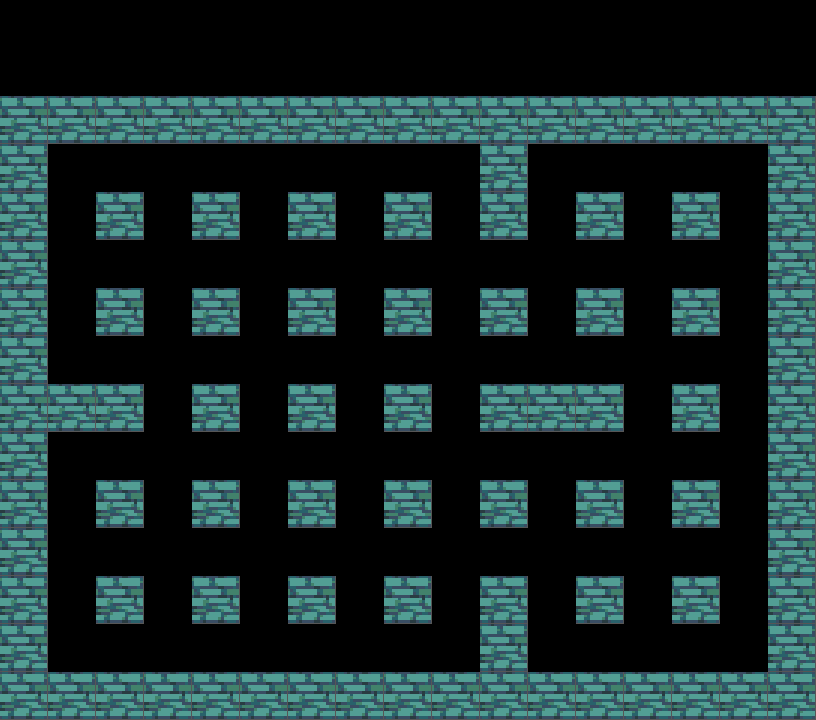

This is a level from a 2D game, rendered from its Tiled map with the project's own tilesets. A one-line summary and the complete map file follow:
An orthogonal 17x15 tile map with 48x48 px tiles, 1 tile layer (Tile Layer 1) and 64 objects (40x wall, 10x brick, 4x surround, 2x balloom_enemy, 2x powerup, ...).

<map version="1.8" tiledversion="1.8.6" orientation="orthogonal" renderorder="right-down" width="17" height="15" tilewidth="48" tileheight="48" infinite="0" nextlayerid="15" nextobjectid="658">
 <tileset firstgid="1" name="classic" tilewidth="48" tileheight="48" tilecount="256" columns="16">
  <image source="classic.png" trans="ff00ff" width="768" height="768" />
 </tileset>
 <layer id="1" name="Tile Layer 1" width="17" height="15">
  <data encoding="csv">
0,0,0,0,0,0,0,0,0,0,0,0,0,0,0,0,0,
0,0,0,0,0,0,0,0,0,0,0,0,0,0,0,0,0,
6,6,6,6,6,6,6,6,6,6,6,6,6,6,6,6,6,
6,0,0,0,0,0,0,0,0,0,6,0,0,0,0,0,6,
6,0,6,0,6,0,6,0,6,0,6,0,6,0,6,0,6,
6,0,0,0,0,0,0,0,0,0,0,0,0,0,0,0,6,
6,0,6,0,6,0,6,0,6,0,6,0,6,0,6,0,6,
6,0,0,0,0,0,0,0,0,0,0,0,0,0,0,0,6,
6,6,6,0,6,0,6,0,6,0,6,6,6,0,6,0,6,
6,0,0,0,0,0,0,0,0,0,0,0,0,0,0,0,6,
6,0,6,0,6,0,6,0,6,0,6,0,6,0,6,0,6,
6,0,0,0,0,0,0,0,0,0,0,0,0,0,0,0,6,
6,0,6,0,6,0,6,0,6,0,6,0,6,0,6,0,6,
6,0,0,0,0,0,0,0,0,0,6,0,0,0,0,0,6,
6,6,6,6,6,6,6,6,6,6,6,6,6,6,6,6,6
</data>
 </layer>
 <objectgroup id="12" name="Player">
  <object id="629" type="Player" x="53.3333" y="149.333" width="37.3333" height="40" />
 </objectgroup>
 <objectgroup id="13" name="Enemy" offsetx="2.66667" offsety="-6.66667">
  <object id="642" type="balloom_enemy" x="146.667" y="241.333" width="41.3333" height="44">
   <ellipse />
  </object>
  <object id="644" type="ovape_enemy" x="338.667" y="338.667" width="46.6667" height="45.3333">
   <ellipse />
  </object>
  <object id="645" type="oneal_enemy" x="622.667" y="245.333" width="48" height="42.6667">
   <ellipse />
  </object>
  <object id="646" type="pass_enemy" x="337.333" y="624" width="45.3333" height="38.6667">
   <ellipse />
  </object>
  <object id="648" type="balloom_enemy" x="621.333" y="152" width="41.3333" height="38.6667">
   <ellipse />
  </object>
  <object id="654" type="doria_enemy" x="528" y="444" width="41.3333" height="38.6667">
   <ellipse />
  </object>
 </objectgroup>
 <objectgroup id="14" name="Item">
  <object id="650" type="powerup" x="433.333" y="338.667" width="42.6667" height="44">
   <ellipse />
  </object>
  <object id="652" type="speedup" x="241.333" y="440" width="40" height="40">
   <ellipse />
  </object>
  <object id="653" type="powerup" x="237.333" y="158.667" width="41.3333" height="40">
   <ellipse />
  </object>
 </objectgroup>
 <objectgroup id="2" name="Walls">
  <object id="333" type="wall" x="96" y="192" width="48" height="48">
   <ellipse />
  </object>
  <object id="334" type="wall" x="96" y="288" width="48" height="48">
   <ellipse />
  </object>
  <object id="335" type="wall" x="96" y="384" width="48" height="48">
   <ellipse />
  </object>
  <object id="336" type="wall" x="96" y="480" width="48" height="48">
   <ellipse />
  </object>
  <object id="337" type="wall" x="96" y="576" width="48" height="48">
   <ellipse />
  </object>
  <object id="338" type="wall" x="192" y="576" width="48" height="48">
   <ellipse />
  </object>
  <object id="339" type="wall" x="192" y="480" width="48" height="48">
   <ellipse />
  </object>
  <object id="340" type="wall" x="192" y="384" width="48" height="48">
   <ellipse />
  </object>
  <object id="341" type="wall" x="192" y="288" width="48" height="48">
   <ellipse />
  </object>
  <object id="342" type="wall" x="192" y="192" width="48" height="48">
   <ellipse />
  </object>
  <object id="343" type="wall" x="288" y="192" width="48" height="48">
   <ellipse />
  </object>
  <object id="344" type="wall" x="288" y="288" width="48" height="48">
   <ellipse />
  </object>
  <object id="345" type="wall" x="288" y="384" width="48" height="48">
   <ellipse />
  </object>
  <object id="346" type="wall" x="288" y="480" width="48" height="48">
   <ellipse />
  </object>
  <object id="347" type="wall" x="288" y="576" width="48" height="48">
   <ellipse />
  </object>
  <object id="348" type="wall" x="384" y="576" width="48" height="48">
   <ellipse />
  </object>
  <object id="349" type="wall" x="384" y="480" width="48" height="48">
   <ellipse />
  </object>
  <object id="350" type="wall" x="384" y="384" width="48" height="48">
   <ellipse />
  </object>
  <object id="351" type="wall" x="384" y="288" width="48" height="48">
   <ellipse />
  </object>
  <object id="352" type="wall" x="384" y="192" width="48" height="48">
   <ellipse />
  </object>
  <object id="353" type="wall" x="480" y="192" width="48" height="48">
   <ellipse />
  </object>
  <object id="354" type="wall" x="480" y="288" width="48" height="48">
   <ellipse />
  </object>
  <object id="355" type="wall" x="480" y="384" width="48" height="48">
   <ellipse />
  </object>
  <object id="356" type="wall" x="480" y="480" width="48" height="48">
   <ellipse />
  </object>
  <object id="357" type="wall" x="480" y="576" width="48" height="48">
   <ellipse />
  </object>
  <object id="602" type="wall" x="480" y="624" width="48" height="48">
   <ellipse />
  </object>
  <object id="603" type="wall" x="48" y="384" width="48" height="48">
   <ellipse />
  </object>
  <object id="604" type="wall" x="480" y="144" width="48" height="48">
   <ellipse />
  </object>
  <object id="358" type="wall" x="576" y="576" width="48" height="48">
   <ellipse />
  </object>
  <object id="359" type="wall" x="576" y="480" width="48" height="48">
   <ellipse />
  </object>
  <object id="360" type="wall" x="576" y="384" width="48" height="48">
   <ellipse />
  </object>
  <object id="607" type="wall" x="528" y="384" width="48" height="48">
   <ellipse />
  </object>
  <object id="361" type="wall" x="576" y="288" width="48" height="48">
   <ellipse />
  </object>
  <object id="362" type="wall" x="576" y="192" width="48" height="48">
   <ellipse />
  </object>
  <object id="363" type="wall" x="672" y="192" width="48" height="48">
   <ellipse />
  </object>
  <object id="364" type="wall" x="672" y="288" width="48" height="48">
   <ellipse />
  </object>
  <object id="365" type="wall" x="672" y="384" width="48" height="48">
   <ellipse />
  </object>
  <object id="366" type="wall" x="672" y="480" width="48" height="48">
   <ellipse />
  </object>
  <object id="367" type="wall" x="672" y="576" width="48" height="48">
   <ellipse />
  </object>
  <object id="649" type="wall" x="484" y="173.333" width="38.6667" height="38.6667">
   <ellipse />
  </object>
 </objectgroup>
 <objectgroup id="4" name="Around Walls">
  <object id="414" type="surround" x="0" y="96" width="48" height="624" />
  <object id="415" type="surround" x="48" y="96" width="1392" height="48" />
  <object id="417" type="surround" x="48" y="672" width="1392" height="48" />
  <object id="620" type="surround" x="768" y="97.3333" width="44" height="622.667" />
 </objectgroup>
 <objectgroup id="8" name="Brick">
  <object id="613" type="brick" x="48.6667" y="237.333" width="47.3333" height="49.3333" />
  <object id="623" type="brick" x="238.667" y="242.667" width="46.6667" height="42.6667" />
  <object id="625" type="brick" x="241.333" y="526.667" width="42.6667" height="42.6667" />
  <object id="626" type="brick" x="432" y="526.667" width="42.6667" height="44" />
  <object id="627" type="brick" x="432" y="240" width="46.6667" height="46.6667" />
  <object id="628" type="brick" x="624" y="528" width="42.6667" height="46.6667" />
  <object id="617" type="brick" x="142.667" y="429.333" width="48" height="48" />
  <object id="616" type="brick" x="334.667" y="242.667" width="49.3333" height="45.3333" />
  <object id="640" type="brick" x="238.667" y="338.667" width="48" height="44" />
  <object id="641" type="brick" x="530.667" y="244" width="41.3333" height="41.3333" />
 </objectgroup>
</map>
